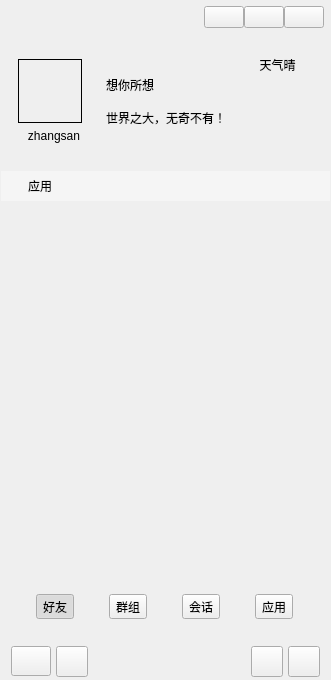
<?xml version="1.0" encoding="UTF-8"?>
<ui version="4.0">
 <class>MainWindow</class>
 <widget class="QWidget" name="MainWindow">
  <property name="geometry">
   <rect>
    <x>0</x>
    <y>0</y>
    <width>331</width>
    <height>680</height>
   </rect>
  </property>
  <property name="maximumSize">
   <size>
    <width>362</width>
    <height>16777215</height>
   </size>
  </property>
  <property name="windowTitle">
   <string>畅想聊天APP</string>
  </property>
  <property name="windowIcon">
   <iconset resource="images.qrc">
    <normaloff>:/resource/background/app.png</normaloff>:/resource/background/app.png</iconset>
  </property>
  <property name="styleSheet">
   <string notr="true"/>
  </property>
  <layout class="QVBoxLayout" name="verticalLayout">
   <property name="spacing">
    <number>0</number>
   </property>
   <property name="leftMargin">
    <number>1</number>
   </property>
   <property name="topMargin">
    <number>1</number>
   </property>
   <property name="rightMargin">
    <number>1</number>
   </property>
   <property name="bottomMargin">
    <number>1</number>
   </property>
   <item>
    <widget class="QWidget" name="widgetUserInfo" native="true">
     <property name="minimumSize">
      <size>
       <width>0</width>
       <height>170</height>
      </size>
     </property>
     <property name="maximumSize">
      <size>
       <width>16777215</width>
       <height>170</height>
      </size>
     </property>
     <layout class="QVBoxLayout" name="verticalLayout_9">
      <property name="spacing">
       <number>0</number>
      </property>
      <property name="leftMargin">
       <number>1</number>
      </property>
      <property name="topMargin">
       <number>1</number>
      </property>
      <property name="rightMargin">
       <number>1</number>
      </property>
      <property name="bottomMargin">
       <number>1</number>
      </property>
      <item>
       <widget class="QWidget" name="widgetWinBar" native="true">
        <property name="minimumSize">
         <size>
          <width>0</width>
          <height>30</height>
         </size>
        </property>
        <property name="maximumSize">
         <size>
          <width>16777215</width>
          <height>30</height>
         </size>
        </property>
        <layout class="QHBoxLayout" name="horizontalLayout_7">
         <property name="spacing">
          <number>0</number>
         </property>
         <property name="leftMargin">
          <number>0</number>
         </property>
         <property name="topMargin">
          <number>0</number>
         </property>
         <property name="rightMargin">
          <number>5</number>
         </property>
         <property name="bottomMargin">
          <number>0</number>
         </property>
         <item>
          <widget class="QLabel" name="label_9">
           <property name="minimumSize">
            <size>
             <width>30</width>
             <height>0</height>
            </size>
           </property>
           <property name="text">
            <string/>
           </property>
           <property name="pixmap">
            <pixmap resource="images.qrc">:/resource/images/robot.png</pixmap>
           </property>
          </widget>
         </item>
         <item>
          <spacer name="horizontalSpacer">
           <property name="orientation">
            <enum>Qt::Horizontal</enum>
           </property>
           <property name="sizeHint" stdset="0">
            <size>
             <width>220</width>
             <height>20</height>
            </size>
           </property>
          </spacer>
         </item>
         <item>
          <widget class="QPushButton" name="btnWinMenu">
           <property name="focusPolicy">
            <enum>Qt::NoFocus</enum>
           </property>
           <property name="text">
            <string/>
           </property>
          </widget>
         </item>
         <item>
          <widget class="QPushButton" name="btnWinMin">
           <property name="focusPolicy">
            <enum>Qt::NoFocus</enum>
           </property>
           <property name="text">
            <string/>
           </property>
           <property name="icon">
            <iconset resource="images.qrc">
             <normaloff>:/resource/common/ic_min.png</normaloff>:/resource/common/ic_min.png</iconset>
           </property>
          </widget>
         </item>
         <item>
          <widget class="QPushButton" name="btnWinClose">
           <property name="focusPolicy">
            <enum>Qt::NoFocus</enum>
           </property>
           <property name="text">
            <string/>
           </property>
           <property name="icon">
            <iconset resource="images.qrc">
             <normaloff>:/resource/common/ic_close_white.png</normaloff>:/resource/common/ic_close_white.png</iconset>
           </property>
          </widget>
         </item>
        </layout>
       </widget>
      </item>
      <item>
       <layout class="QHBoxLayout" name="horizontalLayout_8">
        <property name="spacing">
         <number>5</number>
        </property>
        <property name="leftMargin">
         <number>5</number>
        </property>
        <property name="rightMargin">
         <number>5</number>
        </property>
        <item>
         <widget class="QWidget" name="widget" native="true">
          <layout class="QVBoxLayout" name="verticalLayout_2">
           <item>
            <spacer name="verticalSpacer_4">
             <property name="orientation">
              <enum>Qt::Vertical</enum>
             </property>
             <property name="sizeHint" stdset="0">
              <size>
               <width>20</width>
               <height>40</height>
              </size>
             </property>
            </spacer>
           </item>
           <item>
            <widget class="WidgetHead" name="widgetHead" native="true">
             <property name="minimumSize">
              <size>
               <width>64</width>
               <height>64</height>
              </size>
             </property>
             <property name="maximumSize">
              <size>
               <width>64</width>
               <height>64</height>
              </size>
             </property>
             <property name="styleSheet">
              <string notr="true">border: 1px solid #000000;</string>
             </property>
             <layout class="QHBoxLayout" name="horizontalLayout_9">
              <property name="spacing">
               <number>0</number>
              </property>
              <property name="leftMargin">
               <number>0</number>
              </property>
              <property name="topMargin">
               <number>0</number>
              </property>
              <property name="rightMargin">
               <number>0</number>
              </property>
              <property name="bottomMargin">
               <number>0</number>
              </property>
             </layout>
            </widget>
           </item>
           <item>
            <widget class="QLabel" name="labelUser">
             <property name="text">
              <string>zhangsan</string>
             </property>
             <property name="alignment">
              <set>Qt::AlignCenter</set>
             </property>
            </widget>
           </item>
           <item>
            <spacer name="verticalSpacer_3">
             <property name="orientation">
              <enum>Qt::Vertical</enum>
             </property>
             <property name="sizeHint" stdset="0">
              <size>
               <width>20</width>
               <height>40</height>
              </size>
             </property>
            </spacer>
           </item>
          </layout>
         </widget>
        </item>
        <item>
         <layout class="QVBoxLayout" name="verticalLayout_7">
          <property name="spacing">
           <number>15</number>
          </property>
          <item>
           <spacer name="verticalSpacer_2">
            <property name="orientation">
             <enum>Qt::Vertical</enum>
            </property>
            <property name="sizeHint" stdset="0">
             <size>
              <width>20</width>
              <height>40</height>
             </size>
            </property>
           </spacer>
          </item>
          <item>
           <widget class="QLabel" name="labelUserName">
            <property name="text">
             <string>想你所想</string>
            </property>
           </widget>
          </item>
          <item>
           <widget class="QLabel" name="labelUserMask">
            <property name="text">
             <string>世界之大，无奇不有！</string>
            </property>
           </widget>
          </item>
          <item>
           <spacer name="verticalSpacer">
            <property name="orientation">
             <enum>Qt::Vertical</enum>
            </property>
            <property name="sizeHint" stdset="0">
             <size>
              <width>20</width>
              <height>40</height>
             </size>
            </property>
           </spacer>
          </item>
         </layout>
        </item>
        <item>
         <layout class="QVBoxLayout" name="verticalLayout_8">
          <item>
           <widget class="QLabel" name="label_10">
            <property name="text">
             <string>天气晴</string>
            </property>
            <property name="alignment">
             <set>Qt::AlignCenter</set>
            </property>
           </widget>
          </item>
          <item>
           <widget class="QLabel" name="label_12">
            <property name="text">
             <string/>
            </property>
            <property name="alignment">
             <set>Qt::AlignCenter</set>
            </property>
           </widget>
          </item>
         </layout>
        </item>
       </layout>
      </item>
     </layout>
    </widget>
   </item>
   <item>
    <widget class="AnimationStackedWidget" name="GCStackedWidget">
     <property name="styleSheet">
      <string notr="true"/>
     </property>
     <property name="currentIndex">
      <number>3</number>
     </property>
     <widget class="QWidget" name="page2">
      <layout class="QVBoxLayout" name="verticalLayout_4">
       <property name="spacing">
        <number>0</number>
       </property>
       <property name="leftMargin">
        <number>0</number>
       </property>
       <property name="topMargin">
        <number>0</number>
       </property>
       <property name="rightMargin">
        <number>0</number>
       </property>
       <property name="bottomMargin">
        <number>0</number>
       </property>
       <item>
        <widget class="QWidget" name="widgetFrindT" native="true">
         <property name="maximumSize">
          <size>
           <width>16777215</width>
           <height>30</height>
          </size>
         </property>
         <property name="styleSheet">
          <string notr="true">QWidget#widgetFrindT  {
	background-color: #5AFFFFFF;
}</string>
         </property>
         <layout class="QHBoxLayout" name="horizontalLayout_3" stretch="0,1">
          <property name="spacing">
           <number>10</number>
          </property>
          <property name="leftMargin">
           <number>10</number>
          </property>
          <property name="topMargin">
           <number>0</number>
          </property>
          <property name="rightMargin">
           <number>0</number>
          </property>
          <property name="bottomMargin">
           <number>0</number>
          </property>
          <item>
           <widget class="QLabel" name="label_3">
            <property name="text">
             <string/>
            </property>
            <property name="pixmap">
             <pixmap resource="images.qrc">:/resource/images/ic_user.png</pixmap>
            </property>
            <property name="scaledContents">
             <bool>false</bool>
            </property>
           </widget>
          </item>
          <item>
           <widget class="QLabel" name="label_4">
            <property name="text">
             <string>联系人</string>
            </property>
           </widget>
          </item>
         </layout>
        </widget>
       </item>
       <item>
        <widget class="QQListWidget" name="frindListWidget" native="true"/>
       </item>
      </layout>
     </widget>
     <widget class="QWidget" name="page3">
      <layout class="QVBoxLayout" name="verticalLayout_3">
       <property name="spacing">
        <number>0</number>
       </property>
       <property name="leftMargin">
        <number>0</number>
       </property>
       <property name="topMargin">
        <number>0</number>
       </property>
       <property name="rightMargin">
        <number>0</number>
       </property>
       <property name="bottomMargin">
        <number>0</number>
       </property>
       <item>
        <widget class="QWidget" name="widgetGroupT" native="true">
         <property name="maximumSize">
          <size>
           <width>16777215</width>
           <height>30</height>
          </size>
         </property>
         <property name="styleSheet">
          <string notr="true">QWidget#widgetGroupT  {
	background-color: #5AFFFFFF;
}</string>
         </property>
         <layout class="QHBoxLayout" name="horizontalLayout_4" stretch="0,1">
          <property name="spacing">
           <number>10</number>
          </property>
          <property name="leftMargin">
           <number>10</number>
          </property>
          <property name="topMargin">
           <number>0</number>
          </property>
          <property name="rightMargin">
           <number>0</number>
          </property>
          <property name="bottomMargin">
           <number>0</number>
          </property>
          <item>
           <widget class="QLabel" name="label_5">
            <property name="text">
             <string/>
            </property>
            <property name="pixmap">
             <pixmap resource="images.qrc">:/resource/images/ic_group.png</pixmap>
            </property>
            <property name="scaledContents">
             <bool>false</bool>
            </property>
           </widget>
          </item>
          <item>
           <widget class="QLabel" name="label_6">
            <property name="text">
             <string>群组</string>
            </property>
           </widget>
          </item>
         </layout>
        </widget>
       </item>
       <item>
        <widget class="QQListWidget" name="groupListWidget" native="true"/>
       </item>
      </layout>
     </widget>
     <widget class="QWidget" name="page">
      <layout class="QVBoxLayout" name="verticalLayout_10">
       <property name="spacing">
        <number>0</number>
       </property>
       <property name="leftMargin">
        <number>0</number>
       </property>
       <property name="topMargin">
        <number>0</number>
       </property>
       <property name="rightMargin">
        <number>0</number>
       </property>
       <property name="bottomMargin">
        <number>0</number>
       </property>
       <item>
        <widget class="QWidget" name="widgetConVT" native="true">
         <property name="maximumSize">
          <size>
           <width>16777215</width>
           <height>30</height>
          </size>
         </property>
         <property name="styleSheet">
          <string notr="true">QWidget#widgetConVT  {
	background-color: #5AFFFFFF;
}</string>
         </property>
         <layout class="QHBoxLayout" name="horizontalLayout_2" stretch="0,1">
          <property name="spacing">
           <number>10</number>
          </property>
          <property name="leftMargin">
           <number>10</number>
          </property>
          <property name="topMargin">
           <number>0</number>
          </property>
          <property name="rightMargin">
           <number>0</number>
          </property>
          <property name="bottomMargin">
           <number>0</number>
          </property>
          <item>
           <widget class="QLabel" name="label">
            <property name="text">
             <string/>
            </property>
            <property name="pixmap">
             <pixmap resource="images.qrc">:/resource/images/ic_chat.png</pixmap>
            </property>
            <property name="scaledContents">
             <bool>false</bool>
            </property>
           </widget>
          </item>
          <item>
           <widget class="QLabel" name="label_2">
            <property name="text">
             <string>会话</string>
            </property>
           </widget>
          </item>
         </layout>
        </widget>
       </item>
       <item>
        <widget class="QQListWidget" name="convationListWidget" native="true"/>
       </item>
      </layout>
     </widget>
     <widget class="QWidget" name="page_2">
      <layout class="QVBoxLayout" name="verticalLayout_6">
       <property name="spacing">
        <number>0</number>
       </property>
       <property name="leftMargin">
        <number>0</number>
       </property>
       <property name="topMargin">
        <number>0</number>
       </property>
       <property name="rightMargin">
        <number>0</number>
       </property>
       <property name="bottomMargin">
        <number>0</number>
       </property>
       <item>
        <widget class="QWidget" name="widgetApply" native="true">
         <property name="maximumSize">
          <size>
           <width>16777215</width>
           <height>30</height>
          </size>
         </property>
         <property name="styleSheet">
          <string notr="true">QWidget#widgetApply  {
	background-color: #5AFFFFFF;
}</string>
         </property>
         <layout class="QHBoxLayout" name="horizontalLayout_6" stretch="0,1">
          <property name="spacing">
           <number>10</number>
          </property>
          <property name="leftMargin">
           <number>10</number>
          </property>
          <property name="topMargin">
           <number>0</number>
          </property>
          <property name="rightMargin">
           <number>0</number>
          </property>
          <property name="bottomMargin">
           <number>0</number>
          </property>
          <item>
           <widget class="QLabel" name="label_7">
            <property name="text">
             <string/>
            </property>
            <property name="pixmap">
             <pixmap resource="images.qrc">:/resource/images/ic_app.png</pixmap>
            </property>
            <property name="scaledContents">
             <bool>false</bool>
            </property>
           </widget>
          </item>
          <item>
           <widget class="QLabel" name="label_8">
            <property name="text">
             <string>应用</string>
            </property>
           </widget>
          </item>
         </layout>
        </widget>
       </item>
       <item>
        <widget class="QQListWidget" name="widget_5" native="true"/>
       </item>
      </layout>
     </widget>
    </widget>
   </item>
   <item>
    <widget class="QWidget" name="widgetBottom" native="true">
     <property name="minimumSize">
      <size>
       <width>0</width>
       <height>110</height>
      </size>
     </property>
     <property name="maximumSize">
      <size>
       <width>16777215</width>
       <height>110</height>
      </size>
     </property>
     <layout class="QVBoxLayout" name="verticalLayout_5">
      <property name="spacing">
       <number>0</number>
      </property>
      <property name="leftMargin">
       <number>0</number>
      </property>
      <property name="topMargin">
       <number>0</number>
      </property>
      <property name="rightMargin">
       <number>0</number>
      </property>
      <property name="bottomMargin">
       <number>0</number>
      </property>
      <item>
       <widget class="QWidget" name="widgetButtons" native="true">
        <property name="minimumSize">
         <size>
          <width>0</width>
          <height>65</height>
         </size>
        </property>
        <layout class="QHBoxLayout" name="horizontalLayout">
         <property name="spacing">
          <number>0</number>
         </property>
         <property name="leftMargin">
          <number>0</number>
         </property>
         <property name="topMargin">
          <number>0</number>
         </property>
         <property name="rightMargin">
          <number>0</number>
         </property>
         <property name="bottomMargin">
          <number>0</number>
         </property>
         <item>
          <widget class="QToolButton" name="btnFrind">
           <property name="text">
            <string>好友</string>
           </property>
           <property name="icon">
            <iconset resource="images.qrc">
             <normaloff>:/resource/images/contacts.png</normaloff>:/resource/images/contacts.png</iconset>
           </property>
           <property name="iconSize">
            <size>
             <width>24</width>
             <height>24</height>
            </size>
           </property>
           <property name="checkable">
            <bool>true</bool>
           </property>
           <property name="checked">
            <bool>true</bool>
           </property>
           <property name="toolButtonStyle">
            <enum>Qt::ToolButtonTextUnderIcon</enum>
           </property>
          </widget>
         </item>
         <item>
          <widget class="QToolButton" name="btnGroup">
           <property name="text">
            <string>群组</string>
           </property>
           <property name="icon">
            <iconset resource="images.qrc">
             <normaloff>:/resource/images/group_normal.png</normaloff>:/resource/images/group_normal.png</iconset>
           </property>
           <property name="iconSize">
            <size>
             <width>24</width>
             <height>24</height>
            </size>
           </property>
           <property name="checkable">
            <bool>true</bool>
           </property>
           <property name="toolButtonStyle">
            <enum>Qt::ToolButtonTextUnderIcon</enum>
           </property>
          </widget>
         </item>
         <item>
          <widget class="QToolButton" name="btnConversation">
           <property name="toolTip">
            <string>会话</string>
           </property>
           <property name="text">
            <string>会话</string>
           </property>
           <property name="icon">
            <iconset resource="images.qrc">
             <normaloff>:/resource/images/conversation_normal.png</normaloff>:/resource/images/conversation_normal.png</iconset>
           </property>
           <property name="iconSize">
            <size>
             <width>24</width>
             <height>24</height>
            </size>
           </property>
           <property name="checkable">
            <bool>true</bool>
           </property>
           <property name="checked">
            <bool>false</bool>
           </property>
           <property name="toolButtonStyle">
            <enum>Qt::ToolButtonTextUnderIcon</enum>
           </property>
          </widget>
         </item>
         <item>
          <widget class="QToolButton" name="btnApplay">
           <property name="toolTip">
            <string>应用</string>
           </property>
           <property name="text">
            <string>应用</string>
           </property>
           <property name="icon">
            <iconset resource="images.qrc">
             <normaloff>:/resource/images/applay.png</normaloff>:/resource/images/applay.png</iconset>
           </property>
           <property name="iconSize">
            <size>
             <width>24</width>
             <height>24</height>
            </size>
           </property>
           <property name="checkable">
            <bool>true</bool>
           </property>
           <property name="checked">
            <bool>false</bool>
           </property>
           <property name="toolButtonStyle">
            <enum>Qt::ToolButtonTextUnderIcon</enum>
           </property>
          </widget>
         </item>
        </layout>
       </widget>
      </item>
      <item>
       <widget class="QWidget" name="widgetMenu" native="true">
        <property name="minimumSize">
         <size>
          <width>0</width>
          <height>35</height>
         </size>
        </property>
        <property name="maximumSize">
         <size>
          <width>16777215</width>
          <height>35</height>
         </size>
        </property>
        <layout class="QHBoxLayout" name="horizontalLayout_5">
         <property name="spacing">
          <number>5</number>
         </property>
         <property name="leftMargin">
          <number>10</number>
         </property>
         <property name="topMargin">
          <number>2</number>
         </property>
         <property name="rightMargin">
          <number>10</number>
         </property>
         <property name="bottomMargin">
          <number>2</number>
         </property>
         <item>
          <widget class="QPushButton" name="btnSysMenu">
           <property name="minimumSize">
            <size>
             <width>0</width>
             <height>30</height>
            </size>
           </property>
           <property name="toolTip">
            <string>系统菜单</string>
           </property>
           <property name="text">
            <string/>
           </property>
           <property name="icon">
            <iconset resource="images.qrc">
             <normaloff>:/resource/common/ic_sysmen.png</normaloff>:/resource/common/ic_sysmen.png</iconset>
           </property>
           <property name="iconSize">
            <size>
             <width>24</width>
             <height>24</height>
            </size>
           </property>
          </widget>
         </item>
         <item>
          <widget class="QToolButton" name="tbtnAddUser">
           <property name="minimumSize">
            <size>
             <width>0</width>
             <height>30</height>
            </size>
           </property>
           <property name="toolTip">
            <string>添加好友</string>
           </property>
           <property name="text">
            <string/>
           </property>
           <property name="icon">
            <iconset resource="images.qrc">
             <normaloff>:/resource/common/ic_user_add.png</normaloff>:/resource/common/ic_user_add.png</iconset>
           </property>
           <property name="iconSize">
            <size>
             <width>24</width>
             <height>24</height>
            </size>
           </property>
          </widget>
         </item>
         <item>
          <spacer name="horizontalSpacer_2">
           <property name="orientation">
            <enum>Qt::Horizontal</enum>
           </property>
           <property name="sizeHint" stdset="0">
            <size>
             <width>40</width>
             <height>20</height>
            </size>
           </property>
          </spacer>
         </item>
         <item>
          <widget class="QToolButton" name="tbtnWeather">
           <property name="minimumSize">
            <size>
             <width>0</width>
             <height>30</height>
            </size>
           </property>
           <property name="toolTip">
            <string>天气查询</string>
           </property>
           <property name="text">
            <string/>
           </property>
           <property name="icon">
            <iconset resource="images.qrc">
             <normaloff>:/resource/common/ic_weather.png</normaloff>:/resource/common/ic_weather.png</iconset>
           </property>
           <property name="iconSize">
            <size>
             <width>24</width>
             <height>24</height>
            </size>
           </property>
          </widget>
         </item>
         <item>
          <widget class="QToolButton" name="tbtnCalendar">
           <property name="minimumSize">
            <size>
             <width>0</width>
             <height>30</height>
            </size>
           </property>
           <property name="toolTip">
            <string>日历</string>
           </property>
           <property name="text">
            <string/>
           </property>
           <property name="icon">
            <iconset resource="images.qrc">
             <normaloff>:/resource/common/ic_calendar.png</normaloff>:/resource/common/ic_calendar.png</iconset>
           </property>
           <property name="iconSize">
            <size>
             <width>24</width>
             <height>24</height>
            </size>
           </property>
          </widget>
         </item>
        </layout>
       </widget>
      </item>
     </layout>
    </widget>
   </item>
  </layout>
 </widget>
 <layoutdefault spacing="6" margin="11"/>
 <customwidgets>
  <customwidget>
   <class>QQListWidget</class>
   <extends>QWidget</extends>
   <header>qqlist/qqlistwidget.h</header>
   <container>1</container>
  </customwidget>
  <customwidget>
   <class>WidgetHead</class>
   <extends>QWidget</extends>
   <header location="global">widgethead.h</header>
   <container>1</container>
  </customwidget>
  <customwidget>
   <class>AnimationStackedWidget</class>
   <extends>QStackedWidget</extends>
   <header>animationstackedwidget.h</header>
   <container>1</container>
  </customwidget>
 </customwidgets>
 <resources>
  <include location="images.qrc"/>
 </resources>
 <connections>
  <connection>
   <sender>btnWinMin</sender>
   <signal>clicked()</signal>
   <receiver>MainWindow</receiver>
   <slot>showMinimized()</slot>
   <hints>
    <hint type="sourcelabel">
     <x>265</x>
     <y>13</y>
    </hint>
    <hint type="destinationlabel">
     <x>330</x>
     <y>81</y>
    </hint>
   </hints>
  </connection>
  <connection>
   <sender>btnWinClose</sender>
   <signal>clicked()</signal>
   <receiver>MainWindow</receiver>
   <slot>hide()</slot>
   <hints>
    <hint type="sourcelabel">
     <x>288</x>
     <y>17</y>
    </hint>
    <hint type="destinationlabel">
     <x>399</x>
     <y>54</y>
    </hint>
   </hints>
  </connection>
 </connections>
</ui>
